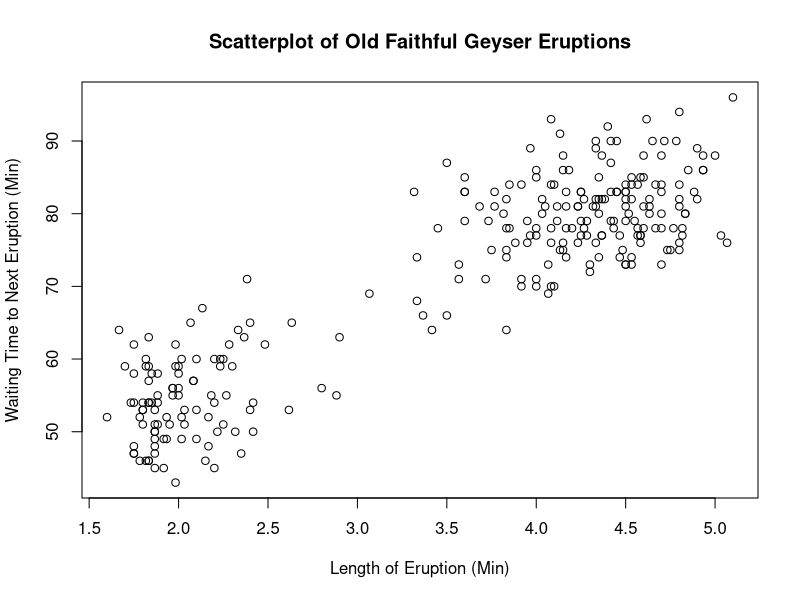
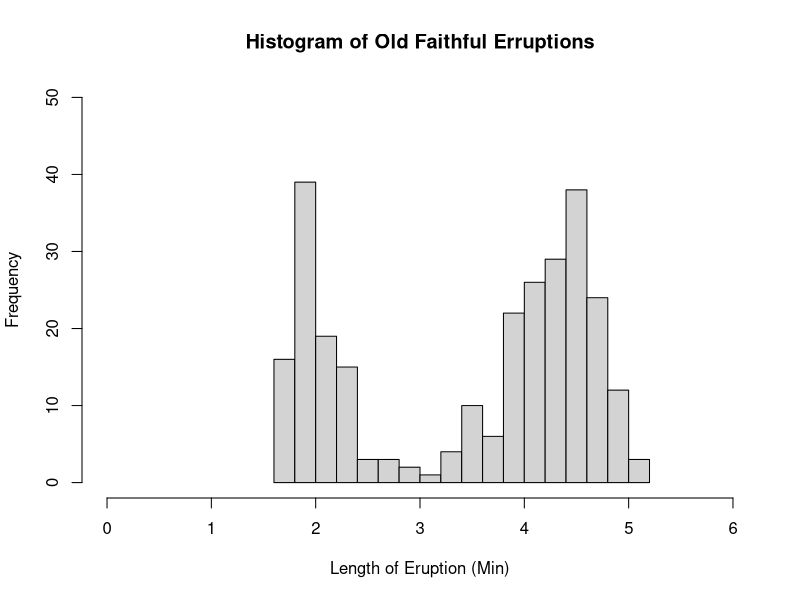

Source code (R) for these figures, in order:
## ---- chunk 1
knitr::opts_chunk$set(echo = TRUE)
## ---- chunk 2
plot(faithful, main = "Scatterplot of Old Faithful Geyser Eruptions", xlab = "Length of Eruption (Min)", ylab = "Waiting Time to Next Eruption (Min)")
hist(faithful$eruptions, breaks = 24, main = "Histogram of Old Faithful Erruptions", xlim = range(0, 6), ylim = range(0, 50), xlab = "Length of Eruption (Min)", ylab = "Frequency")
